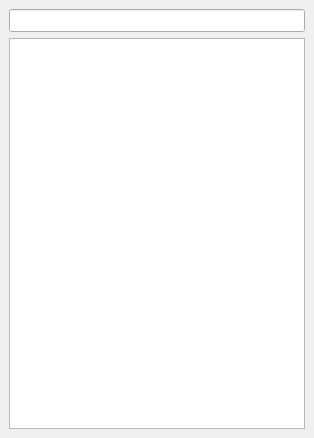
<?xml version="1.0" encoding="UTF-8"?>
<ui version="4.0">
 <class>MainWindow</class>
 <widget class="QMainWindow" name="MainWindow">
  <property name="geometry">
   <rect>
    <x>0</x>
    <y>0</y>
    <width>314</width>
    <height>438</height>
   </rect>
  </property>
  <property name="font">
   <font>
    <pointsize>10</pointsize>
   </font>
  </property>
  <property name="windowTitle">
   <string>QChart简单绘图</string>
  </property>
  <widget class="QWidget" name="centralwidget">
   <layout class="QVBoxLayout" name="verticalLayout">
    <item>
     <widget class="QLineEdit" name="lineEdit"/>
    </item>
    <item>
     <widget class="QTextEdit" name="textEdit"/>
    </item>
   </layout>
  </widget>
 </widget>
 <resources/>
 <connections/>
</ui>
